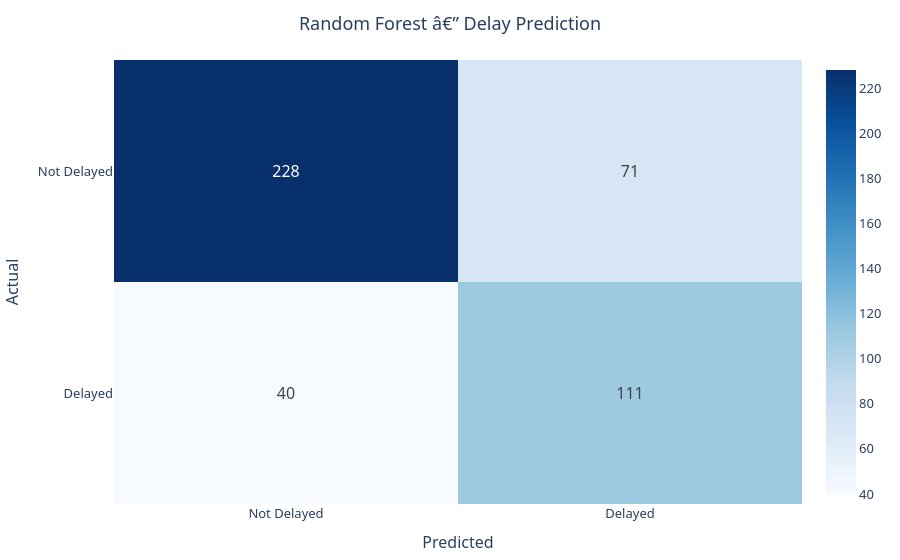
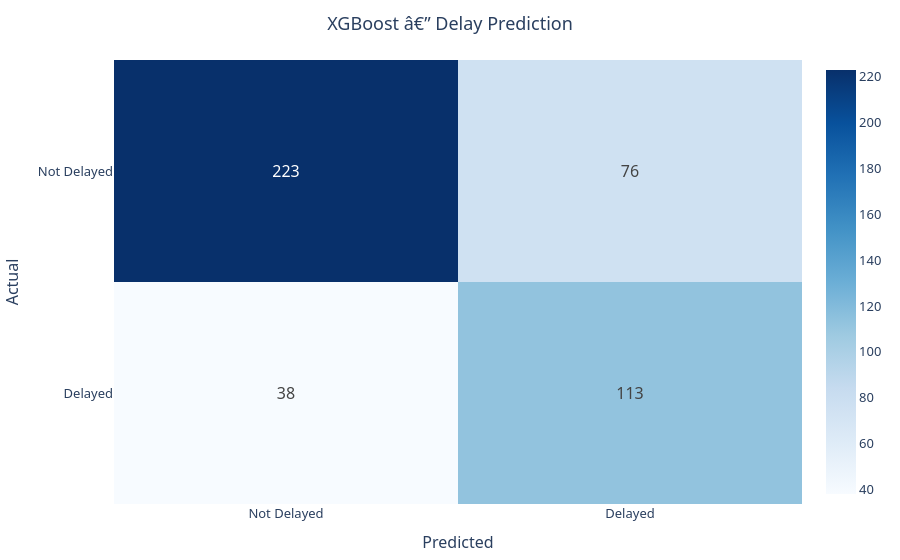

Notebook cell for these charts, in order:
### Markdown cell above
### Confusion Matrices

### Code cell
for name, y_p, fname in [
    ('Random Forest',  rf_pred_te,   'cm_rf_delay.png'),
    ('XGBoost',        xgb_pred_te,  'cm_xgb_delay.png'),
    ('LSTM',           lstm_pred_te, 'cm_lstm_delay.png'),
    ('Meta-Ensemble',  meta_pred_te, 'cm_meta_delay.png'),
]:
    fig = plot_confusion_matrix(yd_te, y_p, ['Not Delayed', 'Delayed'],
                                f'{name} â€” Delay Prediction', fname)
    fig.show()

### Figure 1 — Plotly figure (JSON) as saved in the notebook; plotly's stock layout.template omitted (floating-point values rounded to 4 significant figures)
{"data": [{"colorscale": [[0.0, "rgb(247,251,255)"], [0.125, "rgb(222,235,247)"], [0.25, "rgb(198,219,239)"], [0.375, "rgb(158,202,225)"], [0.5, "rgb(107,174,214)"], [0.625, "rgb(66,146,198)"], [0.75, "rgb(33,113,181)"], [0.875, "rgb(8,81,156)"], [1.0, "rgb(8,48,107)"]], "hovertemplate": "Actual: %{y}<br>Predicted: %{x}<br>Count: %{z}<extra></extra>", "showscale": true, "text": [["228", "71"], ["40", "111"]], "textfont": {"size": 16}, "texttemplate": "%{text}", "type": "heatmap", "x": ["Not Delayed", "Delayed"], "y": ["Not Delayed", "Delayed"], "z": [[228, 71], [40, 111]]}], "layout": {"font": {"family": "Segoe UI, sans-serif", "size": 13}, "margin": {"b": 50, "l": 60, "r": 30, "t": 60}, "title": {"text": "Random Forest â€” Delay Prediction", "x": 0.5}, "xaxis": {"title": {"text": "Predicted"}}, "yaxis": {"autorange": "reversed", "title": {"text": "Actual"}}}}

### Figure 2 — Plotly figure (JSON) as saved in the notebook; plotly's stock layout.template omitted (floating-point values rounded to 4 significant figures)
{"data": [{"colorscale": [[0.0, "rgb(247,251,255)"], [0.125, "rgb(222,235,247)"], [0.25, "rgb(198,219,239)"], [0.375, "rgb(158,202,225)"], [0.5, "rgb(107,174,214)"], [0.625, "rgb(66,146,198)"], [0.75, "rgb(33,113,181)"], [0.875, "rgb(8,81,156)"], [1.0, "rgb(8,48,107)"]], "hovertemplate": "Actual: %{y}<br>Predicted: %{x}<br>Count: %{z}<extra></extra>", "showscale": true, "text": [["223", "76"], ["38", "113"]], "textfont": {"size": 16}, "texttemplate": "%{text}", "type": "heatmap", "x": ["Not Delayed", "Delayed"], "y": ["Not Delayed", "Delayed"], "z": [[223, 76], [38, 113]]}], "layout": {"font": {"family": "Segoe UI, sans-serif", "size": 13}, "margin": {"b": 50, "l": 60, "r": 30, "t": 60}, "title": {"text": "XGBoost â€” Delay Prediction", "x": 0.5}, "xaxis": {"title": {"text": "Predicted"}}, "yaxis": {"autorange": "reversed", "title": {"text": "Actual"}}}}
